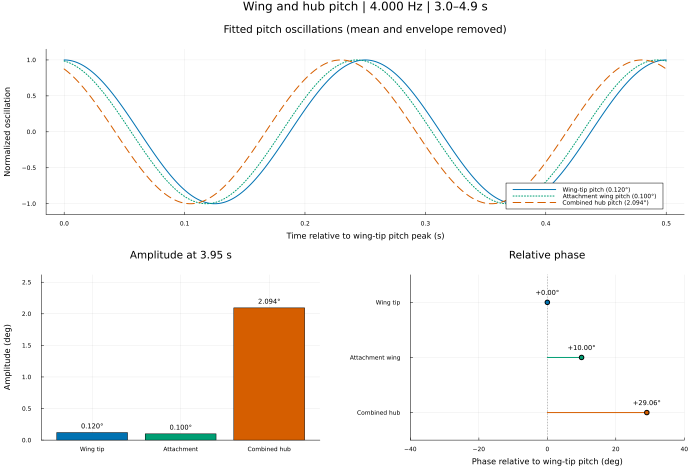
#> input picture tmp/hub_pitch_test/pitch_phase_analysis/hub_pitch_amplitude_phase.png, 1400 x 950 px (shown at 1/2 size)
$ python extractPlotData.py ../../tmp/hub_pitch_test/pitch_phase_analysis/hub_pitch_amplitude_phase.png
#> lines starting #> are read from the running program, lines starting #| are printed output that depends on the picture; after the words box and inside, x2 and y2 are one past the last pixel; in counts of white or black regions, pixels touching at a corner belong together
"""
Extract data from a plot image (raster, e.g. a figure of a paper) into CSV.

Works on line plots with markers and/or plain curves. Each series is identified by its color
(optionally restricted to a rectangle in data coordinates, which allows telling apart series that
share a color, e.g. solid vs dashed lines of the same color).

Steps:
  1. The plot box (axes frame) is detected automatically as the outermost long horizontal/vertical lines
     of the image (axes lines or gridlines), and mapped to the axes limits given by --xlim/--ylim (the values at the box edges).
     Alternatively, give two reference pixels per axis with --xcal/--ycal.
  2. The series colors are detected automatically (or given with --series).
  3. Markers are located by a "cross test": a pixel is a marker center if the series color extends at
     least --marker-size pixels both vertically and horizontally through it. This rejects the lines
     (thin and mostly shallow or steep) and accepts squares, circles, diamonds, '+' and so on.
     With --curve, the curve itself is also extracted (mean y of the series pixels at each pixel column).
  4. A check image with the detected points drawn over the original is written, to be inspected.

Usage (run from anywhere; the image is only read, never modified):
  python3 -I extractPlotData.py figure.png --xlim 0 10 --ylim 500 4000
  python3 -I extractPlotData.py figure.png --xlim 0 10 --ylim 500 4000 \
      --series "S10 TE=#0072BD:,,2500,4000" "S10 LE=#0072BD:,,,2500" "S20 TE=#D95319:,,2500,4000"

The --series syntax is NAME=COLOR[:XMIN,XMAX,YMIN,YMAX] with limits in data units (blank = open).
Run first without --series to see the detected colors and marker positions, then split by regions.

Options worth knowing:
  --marker-size N   side length in pixels (default 9) of the cross test; must be larger than the line
                    thickness (otherwise lines are detected) and smaller than the marker
  --tol T           RGB distance for a pixel to belong to a series color (default 60)
  --curve           also extract the curves (written to <out>_curve.csv)
  --box L R T B     plot box in pixels, instead of automatic detection
  --xcal PX1 V1 PX2 V2 / --ycal PY1 V1 PY2 V2   pixel calibration, instead of the box + limits
  --xlog / --ylog   logarithmic axes
  --legend X0 Y0 X1 Y1  legend rectangle in pixels to ignore (default: detected automatically)
  --out PREFIX      output prefix (default: outputs/<image name>)

Limitations: markers hidden below other markers (or cut by them) may be missed or biased (compare with
the check image); points in the legend are ignored only if the legend has a dark frame.
"""

import argparse
import sys
from pathlib import Path

import numpy as np
from PIL import Image, ImageDraw
from scipy import ndimage as ndi


def load_rgb(path):
    im = Image.open(path)
    if im.mode in ("RGBA", "LA", "P"):
        im = im.convert("RGBA")
        bg = Image.new("RGBA", im.size, (255, 255, 255, 255))
        im = Image.alpha_composite(bg, im)
    return np.asarray(im.convert("RGB")).astype(float)


def luma(rgb):
    return rgb @ np.array([0.299, 0.587, 0.114])


def longest_runs(mask, axis):
    """Longest run of True along `axis` for each line of the other axis."""
    m = mask if axis == 1 else mask.T
    out = np.zeros(m.shape[0], int)
    for i, row in enumerate(m):
        if not row.any():
            continue
        d = np.diff(np.concatenate(([0], row.astype(int), [0])))
        s, e = np.flatnonzero(d == 1), np.flatnonzero(d == -1)
        out[i] = (e - s).max()
    return out


def group_centers(idx):
    """Centers of runs of consecutive indices."""
    if len(idx) == 0:
        return []
    groups = np.split(idx, np.flatnonzero(np.diff(idx) > 1) + 1)
    return [g.mean() for g in groups]


def detect_box(rgb):
    # Axes lines and gridlines at the limits (possibly light gray) are the longest non-white lines
    ink = luma(rgb) < 245
    h, w = ink.shape
    rowrun = longest_runs(ink, 1)
    colrun = longest_runs(ink, 0)
    rows = group_centers(np.flatnonzero(rowrun > 0.5 * w))
    cols = group_centers(np.flatnonzero(colrun > 0.5 * h))
    if len(rows) < 2 or len(cols) < 2:
        sys.exit("Could not detect the plot box; give it with --box L R T B or use --xcal/--ycal")
    return cols[0], cols[-1], rows[0], rows[-1]


# [43 lines left out: functions detect_legend, detect_colors, not called in this run]


def dist_to_segment(p, a, b):
    t = np.clip(np.dot(p - a, b - a) / np.dot(b - a, b - a), 0, 1)
    return np.linalg.norm(p - (a + t * (b - a)))


def hex_to_rgb(s):
    s = s.lstrip("#")
    return np.array([int(s[i : i + 2], 16) for i in (0, 2, 4)], float)


def rgb_to_hex(c):
    return "#%02X%02X%02X" % tuple(int(round(v)) for v in c)


# [51 lines left out: functions parse_series, make_axis, cross_centers, curve_columns, not called in this run]


def main():
    ap = argparse.ArgumentParser(description=__doc__, formatter_class=argparse.RawDescriptionHelpFormatter)
    ap.add_argument("image")
    ap.add_argument("--xlim", type=float, nargs=2)
    ap.add_argument("--ylim", type=float, nargs=2)
    ap.add_argument("--xcal", type=float, nargs=4)
    ap.add_argument("--ycal", type=float, nargs=4)
    ap.add_argument("--xlog", action="store_true")
    ap.add_argument("--ylog", action="store_true")
    ap.add_argument("--box", type=float, nargs=4, metavar=("L", "R", "T", "B"))
    ap.add_argument("--legend", type=float, nargs=4, action="append", metavar=("X0", "Y0", "X1", "Y1"))
    ap.add_argument("--series", nargs="+", default=None)
    ap.add_argument("--marker-size", type=int, default=9)
    ap.add_argument("--tol", type=float, default=60)
    ap.add_argument("--min-pixels", type=int, default=150)
    ap.add_argument("--curve", action="store_true")
    ap.add_argument("--out", default=None)
    args = ap.parse_args()

    img = Path(args.image)
    rgb = load_rgb(img)
#> in load_rgb, im is the input picture: PIL image 1400x950 RGB; mean R, G, B 248.2, 245.6, 242.9
    H, W = rgb.shape[:2]
#> H = 950; W = 1400

    # Plot box and axes calibration
    box = tuple(args.box) if args.box else detect_box(rgb)
#> in luma, `return rgb @ np.array([0.299, 0.587, 0.114])`:
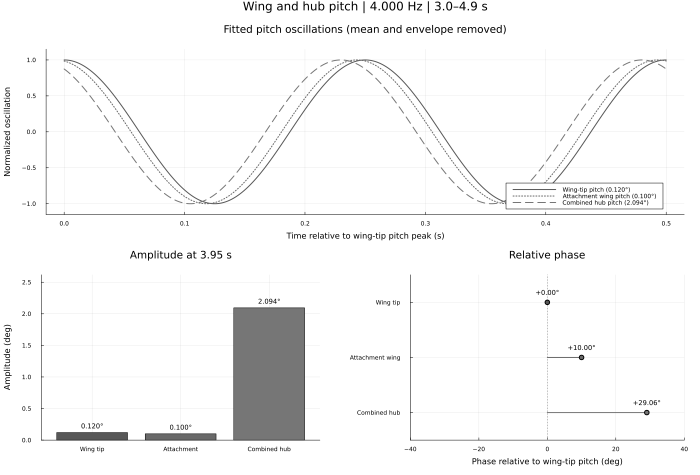
#> returned value: shape (950, 1400) float64 (shown at 1/2 size); min 0, max 255, mean 246.1
#> in detect_box, `ink = luma(rgb) < 245`:
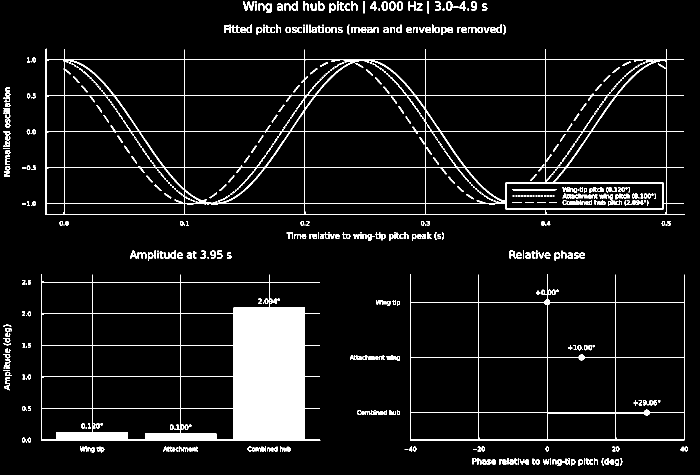
#> ink: shape (950, 1400) bool (shown at 1/2 size); 7.4% white; 639 white regions (190 under 20 px), largest, box (x1, y1, x2, y2) and area: (82, 549, 641, 881) 46447, (91, 97, 1369, 430) 18962, (820, 549, 1369, 881) 5660
#> the loop in longest_runs, `for i, row in enumerate(m):` made 950 passes
#> (s, e) on passes 3, 22, 23: ([510, 593, 607, 637, 674, 703, 727, 855], [513, 596, 610, 640, 677, 706, 729, 858]), ([540, 558, 626, 643, 659, 727, 769, 855, 874, 898, 946], [543, 559, 627, 644, 662, 729, 770, 858, 875, 899, 947]), ([539, 659, 727, 855], [543, 662, 729, 858])
#> after the loop in longest_runs, `for i, row in enumerate(m):`: out = 950 values, max 1278 at index 428, min 0 at index 0, mean 58.76
#> in detect_box, `rowrun = longest_runs(ink, 1)`: rowrun has the same summary as out in longest_runs
#> call 2 of longest_runs, with axis = 0
#> in longest_runs (call 2), `m = mask if axis == 1 else mask.T`:
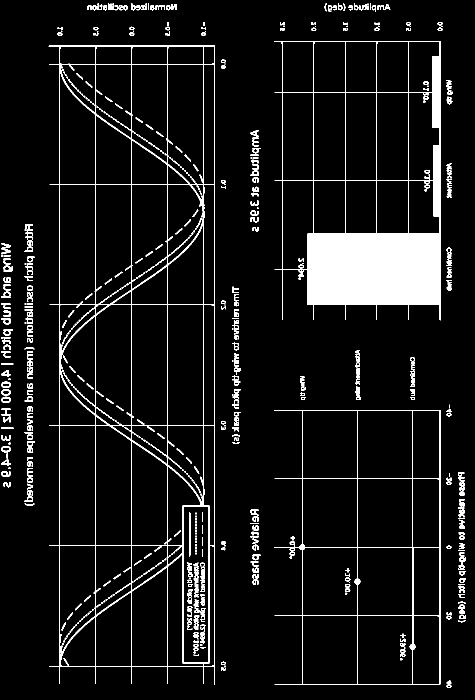
#> m: shape (1400, 950) bool (shown at 1/2 size); 7.4% white; 639 white regions (190 under 20 px), largest, box (x1, y1, x2, y2) and area: (549, 82, 881, 641) 46447, (97, 91, 430, 1369) 18962, (549, 820, 881, 1369) 5660
#> the loop in longest_runs (call 2), `for i, row in enumerate(m):` made 1400 passes
#> (s, e) on passes 22 to 24: ([651, 656, 661, 686, 750], [654, 660, 663, 689, 752]), ([652, 657, 750], [653, 663, 752]), ([658, 750], [662, 752])
#> after the loop in longest_runs (call 2), `for i, row in enumerate(m):`: out = 1400 values, max 333 at index 92, min 0 at index 0, mean 39.89
#> in detect_box, `colrun = longest_runs(ink, 0)`: colrun has the same summary as out in longest_runs
#> in group_centers, `groups = np.split(idx, np.flatnonzero(np.diff(idx) > 1) + 1)`: groups = [[119], [191], [263], [335], [407], [428, 429]]
#> in detect_box, `rows = group_centers(np.flatnonzero(rowrun > 0.5 * w))`: rows = [119, 191, 263, 335, 407, 428.5]
#> in detect_box, `cols = group_centers(np.flatnonzero(colrun > 0.5 * h))`: cols = []
    L, R, T, B = box
    print(f"Image {W}x{H}px; plot box: left={L:.1f} right={R:.1f} top={T:.1f} bottom={B:.1f}")
    px2x, x2px = make_axis(args.xcal, args.xlim, L, R, args.xlog, "x")
    py2y, y2py = make_axis(args.ycal, args.ylim, B, T, args.ylog, "y")

    # Regions to ignore (legends)
    ignore = list(map(tuple, args.legend)) if args.legend else detect_legend(rgb, box)
    for r in ignore:
        print("Ignoring legend/frame region (px): x %d-%d, y %d-%d" % (r[0], r[2], r[1], r[3]))

    # Series
    if args.series:
        series = [parse_series(s) for s in args.series]
    else:
        cols = detect_colors(rgb, box, ignore, args.tol, args.min_pixels)
        if not cols:
            sys.exit("No colored series found (black/gray series are not supported by auto-detection; use --series)")
        series = [(f"color{i+1}_{rgb_to_hex(c)}", c, (None,) * 4) for i, c in enumerate(cols)]
        print("Detected colors:", ", ".join(rgb_to_hex(c) for c in cols))

    # Pixels available to the series: the whole image (markers at the axes limits stick out of the box)
    # except the ignored regions
    valid = np.ones((H, W), bool)
    for x0, y0, x1, y1 in ignore:
        valid[int(y0) : int(y1) + 1, int(x0) : int(x1) + 1] = False

    xg, yg = np.meshgrid(np.arange(W), np.arange(H))
    outprefix = Path(args.out) if args.out else Path(__file__).resolve().parent / "outputs" / img.stem
    outprefix.parent.mkdir(parents=True, exist_ok=True)

    rows, curve_rows = [], []
    allpts = []
    for name, color, (xmin, xmax, ymin, ymax) in series:
        mask = (np.linalg.norm(rgb - color, axis=2) < args.tol) & valid
        # Region in data coordinates -> pixel mask
        X, Y = px2x(xg), py2y(yg)
        if xmin is not None: mask &= X >= xmin
        if xmax is not None: mask &= X <= xmax
        if ymin is not None: mask &= Y >= ymin
        if ymax is not None: mask &= Y <= ymax
        pts = cross_centers(mask, args.marker_size)
        pts = pts[np.argsort(pts[:, 0])] if len(pts) else pts
        print(f"{name} ({rgb_to_hex(color)}): {len(pts)} markers")
        for px, py in pts:
            x, y = float(px2x(px)), float(py2y(py))
            rows.append((name, x, y))
            print(f"    x = {x:.6g}, y = {y:.6g}")
        allpts.append((name, pts))
        if args.curve:
            yc = curve_columns(mask)
            for px in np.flatnonzero(~np.isnan(yc)):
                curve_rows.append((name, float(px2x(px)), float(py2y(yc[px]))))

    with open(f"{outprefix}.csv", "w") as f:
        f.write("series,x,y\n")
        for name, x, y in rows:
            f.write(f'"{name}",{x:.8g},{y:.8g}\n')
    print(f"Markers written to {outprefix}.csv")
    if args.curve:
        with open(f"{outprefix}_curve.csv", "w") as f:
            f.write("series,x,y\n")
            for name, x, y in curve_rows:
                f.write(f'"{name}",{x:.8g},{y:.8g}\n')
        print(f"Curves written to {outprefix}_curve.csv")

    # Check image: detected points (black ring + series color dot), plot box and ignored regions
    chk = Image.fromarray(rgb.astype(np.uint8))
    d = ImageDraw.Draw(chk)
    d.rectangle([L, T, R, B], outline=(0, 160, 0))
    for x0, y0, x1, y1 in ignore:
        d.rectangle([x0, y0, x1, y1], outline=(160, 0, 160))
    for (name, pts), (_, color, _) in zip(allpts, series):
        for px, py in pts:
            d.ellipse([px - 9, py - 9, px + 9, py + 9], outline=(0, 0, 0), width=2)
            d.ellipse([px - 2, py - 2, px + 2, py + 2], fill=(0, 0, 0))
    chk.save(f"{outprefix}_check.png")
    print(f"Check image written to {outprefix}_check.png")


if __name__ == "__main__":
#> (the run stopped early here; a loop or call above may not have finished)
